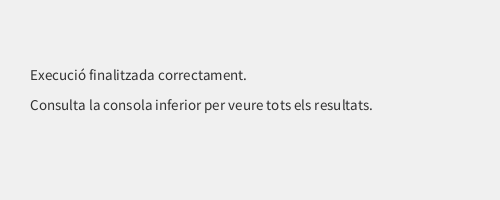
Frame 1 (no input)
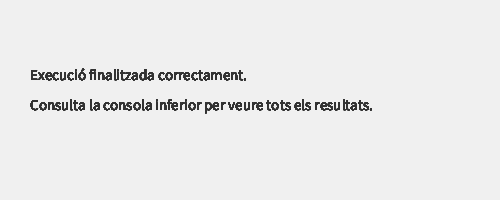
Frame 60 (the mouse pressed at the canvas centre just before this capture)
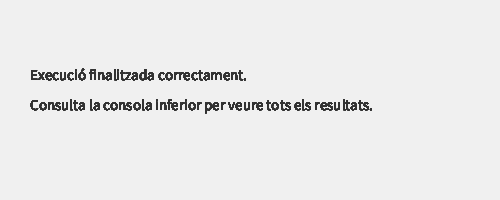
Frame 120 (the mouse held since frame 60 and released just before this capture)

The Processing sketch that drew these frames (run headless with seeded random() and noise(); from frame 60 on, the mouse is pressed at the canvas centre):

// Processing sketch: act213
// ── act213.pde
/**
 * -------------------------------------------------------------------
 * TÍTOL: Activitat 213 - Expressions Relacionals i Comparacions
 * DESCRIPCIÓ: Anàlisi d'operadors relacionals bàsics, diferència entre 
 *            comparar referències i continguts (strings i arrays), i 
 *            aplicació de modificacions amb operadors lògics i decimals.
 * -------------------------------------------------------------------
 */

void setup() {
  size(500, 200); // Definim una finestra gràfica bàsica
  background(240);
  
  // ==========================================
  // 1. CODI ORIGINAL I ANÀLISI D'OPERADORS
  // ==========================================
  int a = 20, b = 10;
  String x = "Thank", y = "Thank";
  int ar[] = { 1, 2, 3 };
  int br[] = { 1, 2, 3 };
  boolean condicion = true;

  println("=== 1. RESULTATS DEL CODI ORIGINAL ==CH");
  println("a == b (20 == 10) : " + (a == b));       // Fals: valors diferents
  println("a < b  (20 < 10)  : " + (a < b));        // Fals: 20 no és menor
  println("a <= b (20 <= 10) : " + (a <= b));       // Fals
  println("a > b  (20 > 10)  : " + (a > b));        // Cert: 20 és major
  println("a >= b (20 >= 10) : " + (a >= b));       // Cert
  println("a != b (20 != 10) : " + (a != b));       // Cert: són diferents

  // Nota sobre Arrays: '==' comprova si apunten al mateix objecte en memòria, 
  // no el seu contingut. Per això s'utilitza Arrays.equals().
  println("ar == br (referències): " + (ar == br)); // Fals (són objectes diferents)
  println("Arrays.equals(ar, br): " + java.util.Arrays.equals(ar, br)); // Cert (mateix contingut)

  println("condicion == true  : " + (condicion == true)); // Cert

  // ==========================================
  // 2. MODIFICACIONS I CASOS NOUS (AMPLIACIÓ)
  // ==========================================
  println("\n=== 2. MODIFICACIONS I CASOS PRÀCTICS ===");

  // Modificació A: Comparació de Strings (Objectes en Java)
  // Utilitzar '==' en cadenes creades dinàmicament pot fallar perquè compara referències.
  String str1 = "Hola";
  String str2 = new String("Hola");
  println("str1 == str2 (amb operador ==): " + (str1 == str2)); // Fals (referències de memòria diferents)
  println("str1.equals(str2) (amb mètode): " + str1.equals(str2)); // Cert (compara el text intern)

  // Modificació B: Combinació d'operadors relacionals amb lògics (AND / OR)
  int notaExamen = 7;
  boolean entregaPuntual = true;
  // Aprovat si la nota és >= 5 I ha entregat a temps
  boolean notaFinalAprovada = (notaExamen >= 5) && entregaPuntual;
  println("Aprovat per nota i entrega: " + notaFinalAprovada); // Cert

  // Modificació C: Cas límit amb nombres decimals (Punt flotant)
  // Degut a com s'emmagatzemen els floats, 0.1 + 0.2 no és exactament 0.3
  float sumaDecimals = 0.1 + 0.2;
  float valorEsperat = 0.3;
  println("0.1 + 0.2 == 0.3 (directe): " + (sumaDecimals == valorEsperat)); // Fals!
  // Solució amb marge de tolerància (epsilon)
  boolean aproximacioValida = abs(sumaDecimals - valorEsperat) < 0.00001;
  println("Comparació amb tolerància (abs < epsilon): " + aproximacioValida); // Cert
}

void draw() {
  // Missatge informatiu a la pantalla gràfica
  fill(50);
  textSize(15);
  text("Execució finalitzada correctament.", 30, 80);
  text("Consulta la consola inferior per veure tots els resultats.", 30, 110);
}
